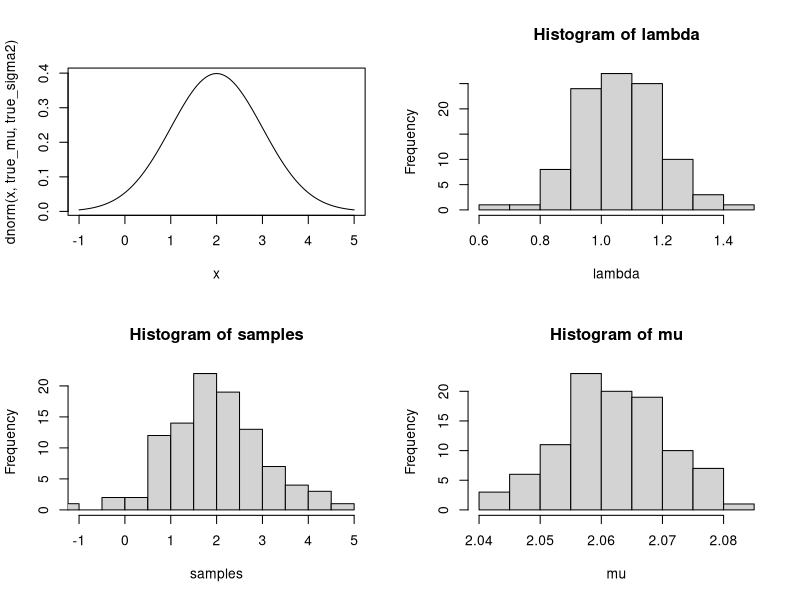

The R script that drew this image:
# variational_approximation_to_univariate_gaussian.R
# Author: Mark Greenaway

# This is the very first model I've ever tried to fit using variational approximations.
# This code is based entirely on the example from Section 21.5.1 on page 742 of
# Machine Learning: A Probabilistic Perspective

# Generate samples from true distribution x ~ N(2, 1^2) ----
true_mu = 2
true_sigma2 = 1^2
N = 100
x = rnorm(N, true_mu, true_sigma2)

mu_0 = 3
K_0 = 1/5
a_0 = 1
b_0 = 1
xbar = mean(x)

# These parameters are fixed ----
mu_N = (K_0 * mu_0 + N * xbar)/(K_0 + N)
a_N = a_0 + (N+1)/2

E_mu = function(mu_N)
{
  return(mu_N)
}

E_mu2 = function(mu_N, K_N)
{
  return(1/K_N + mu_N^2)
}

# Initialise ----
K_N = K_0
b_N = b_0
# Iteratively update until convergence ----
i = 1
likelihood = rep(NA, 6)
while (TRUE) {
  K_N_last = K_N
  b_N_last = b_N
  
  K_N = (K_0 + N) * a_N/b_N
  b_N = b_0 + K_0*(E_mu2(mu_N, K_N) + mu_0^2 - 2*E_mu(mu_N) * mu_0) + 1/2*(sum(x^2 + E_mu2(mu_N, K_N) - 2*E_mu(mu_N)*x))
  likelihood[i] = 1/2*log(1/K_N) + log(gamma(a_N)) - a_N*log(b_N)
  
  print(paste("Iteration", i, ":", "K_N", K_N, "b_N", b_N, "lik", likelihood[i]))
  if (isTRUE(all.equal(K_N, K_N_last)) && isTRUE(all.equal(b_N, b_N_last)))
    break
  i = i + 1
}
# Compare the true distribution with the distribution that we fit graphically ----
par(mfrow=c(2,2))
curve(dnorm(x, true_mu, true_sigma2), from=2-3, to=2+3)
lambda = rep(NA, N)
mu = rep(NA, N)
samples = rep(NA, N)
for(i in 1:N) {
  lambda[i] = rgamma(1, a_N, b_N)
  mu[i] = rnorm(1, mu_N, (K_N*lambda)^{-1})
  samples[i] = rnorm(1, mu[i], 1/lambda[i])
}
hist(lambda)
hist(samples, xlim=c(-1, 5))
hist(mu)
